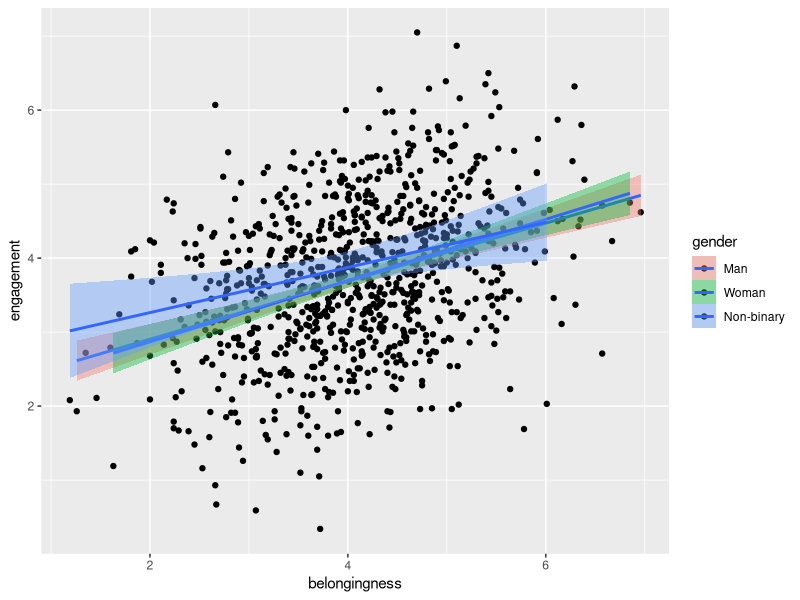

Recreate this plot in R.
## ---- chunk 1
# Load necessary libraries
library(tidyverse)

# Set seed for reproducibility
set.seed(123)

# Define number of participants
n_participants <- 1000

# Define genders and age
gender <- c(rep('1', n_participants * 0.4), 
            rep('2', n_participants * 0.5),
            rep('3', n_participants * 0.1))
age <- sample(17:25, n_participants, replace = TRUE)
level <- c(rep('First year', n_participants * 0.92), 
            rep('Second year', n_participants * 0.08))
# Define mean and standard deviation for each scale
mean_belongingness <- 4.06
sd_belongingness <- 0.5
mean_engagement <- 3.82
sd_engagement <- 0.5
mean_self_confidence <- 3.48
sd_self_confidence <- 0.5

# Correlate the scales
sigma <- matrix(c(1, 0.4, 0.5,
                  0.4, 1, 0.7,
                  0.5, 0.7, 1), 
                nrow=3, ncol=3)  # Correlation matrix
mu <- c(mean_belongingness, mean_engagement, mean_self_confidence)  # Means

# Simulate the correlated data
set.seed(123)
simulated_scores <- MASS::mvrnorm(n_participants, mu, sigma)
colnames(simulated_scores) <- c("belongingness", "engagement", "self_confidence")

# Adjust for gender effect on self-confidence and engagement
simulated_scores[gender == '2', "self_confidence"] <- simulated_scores[gender == '2', "self_confidence"] + 0.1
simulated_scores[gender == '2', "engagement"] <- simulated_scores[gender == '2', "engagement"] - 0.1
simulated_scores[gender == '3', "self_confidence"] <- simulated_scores[gender == '3', "self_confidence"] - 0.1

# Adjust for age effect on engagement and self-confidence
simulated_scores[, "engagement"] <- simulated_scores[, "engagement"] + 0.01 * (age - mean(age))
simulated_scores[, "self_confidence"] <- simulated_scores[, "self_confidence"] + 0.01 * (age - mean(age))

# Create a new dataframe
data <- data.frame(participant = 1:n_participants,
                   gender = sample(gender),
                   age = age,
                   level = level,
                   belongingness = simulated_scores[, "belongingness"],
                   engagement = simulated_scores[, "engagement"],
                   self_confidence = simulated_scores[, "self_confidence"]) %>%
  mutate(gender = as.numeric(gender))

# Round questionnaire data to 2 decimal places
data <- data %>% mutate_at(vars(belongingness:self_confidence), round, 2)

# Split into demographic and questionnaire data
demographic_data <- data %>% select(participant, gender, age, level)
questionnaire_data <- data %>% select(participant, level, belongingness, engagement, self_confidence)

write.csv(x = demographic_data, file = "demographic_data.csv")
write.csv(x = questionnaire_data, file = "questionnaire_data.csv")

## ---- chunk 2
full_dat <- inner_join(x = demographic_data,
                       y = questionnaire_data, 
                       by = c("participant", "level"))

first_year <- full_dat %>%
  filter(level == "First year")

first_year <- first_year %>%
  mutate(gender_coded = factor(gender, levels = c(2,1,3),
                         labels = c("Man", "Woman", "Non-binary")))

first_year <- first_year %>%
  select(participant, 
         "gender" = gender_coded,
         age,
         belongingness:self_confidence) 

scores_gender <- first_year %>%
  group_by(gender) %>%
  summarise(belong = mean(belongingness),
            engagement = mean(engagement),
            confidence = mean(self_confidence))
## ---- chunk 3
ggplot(first_year, aes(x = belongingness, y = engagement,fill = gender)) +
  geom_point() +
  geom_smooth(method = "lm") +
  scale_colour_viridis_d(option = "B")
